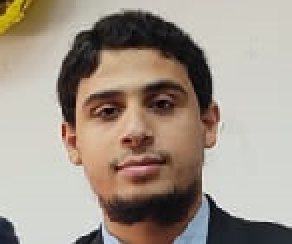
#> input picture Phase-3/test.jpeg, 146 x 122 px (shown 2 times larger)
$ jupyter execute --allow-errors LDP.ipynb
#> lines starting #> are read from the running program, lines starting #| are printed output that depends on the picture; after the words box and inside, x2 and y2 are one past the last pixel; in counts of white or black regions, pixels touching at a corner belong together
[cell 1]
import cv2
import numpy as np
from scipy import ndimage
from matplotlib import pyplot as plt
photo = cv2.imread("test.jpeg")
#> photo is the input picture: shape (122, 146, 3); mean B, G, R 137.9, 149.9, 161.9
# converting image to grayscale
gray_scale = cv2.cvtColor(photo, cv2.COLOR_BGR2GRAY)
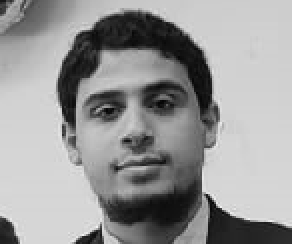
#> gray_scale: shape (122, 146) (shown 2 times larger); min 3, max 245, mean 152.2

[cell 2]
def LDP_1st(I):
    # LDP_1st returns 1st-order derivation on 4 directions: 0, 45, 90 and 135 degree
    # I: the grayscaled image

    h = I.shape[0]  # height of the image
    w = I.shape[1]  # width of the image

    # filter for horizontal direction (0 degree)
    h1 = np.array([[0, 0, 0], [0, 1, -1], [0, 0, 0]])
    # filter for diagonal direction (45 degree)
    h2 = np.array([[0, 0, -1], [0, 1, 0], [0, 0, 0]])
    # filter for vertical direction (90 degree)
    h3 = np.array([[0, -1, 0], [0, 1, 0], [0, 0, 0]])
    # filter for diagonal direction (135 degree)
    h4 = np.array([[-1, 0, 0], [0, 1, 0], [0, 0, 0]])

    F = np.hstack([ndimage.convolve(I, h1), ndimage.convolve(I, h2), ndimage.convolve(
        I, h3), ndimage.convolve(I, h4)])  # concatenate the filtered images horizontally

    return F

[cell 3]
def LDP_2nd(I):
    # LDP_2nd returns the second-order derivation on 4 directions: 0, 45, 90 and 135 degrees
    # I: the grayscaled image

    h = I.shape[0]  # height of the image
    w = I.shape[1]  # width of the image

    # filter for horizontal direction
    h1 = np.array([[0, 0, 0], [0, 1, -1], [0, 0, 0]])
    # filter for diagonal direction (450 degree)
    h2 = np.array([[0, 0, -1], [0, 1, 0], [0, 0, 0]])
    # filter for vertical direction
    h3 = np.array([[0, - 1, 0], [0, 1, 0], [0, 0, 0]])
    # filter for diagonal direction (135 degree)
    h4 = np.array([[-1, 0, 0], [0, 1, 0], [0, 0, 0]])

    F_11st = LDP_1st(I)

    # concatenate the filtered images horizontally
    F = np.hstack([ndimage.convolve(F_11st[:, 1:w], h1), ndimage.convolve(F_11st[:, w+1:2*w], h2),
                  ndimage.convolve(F_11st[:, 2*w+1:3*w], h3), ndimage.convolve(F_11st[:, 3*w+1:4*w], h4)])

    return F

[cell 4]
def LDP_2nd_hist(I):
    # LDP_2nd_hist returns the unscaled histogram containing 2^8 bins of the input image
    # I: the grayscaled image

    h = I.shape[0]  # height of the image
    w = I.shape[1]  # width of the image

    hist = np.zeros(1024)  # 256 bins for each angle

    # F = LDP_2nd(I)
    F = LDP_1st(I)

    F = F > 0

    # binary pattern for each pixel
    bin_pattern = np.array([[1, 2, 4], [128, 0, 8], [64, 32, 16]])

    for k in range(4):  # alpha = 0, 45, 90, 135
        for i in range(1, h-1):  # ignore the borders
            for j in range(1, w-1):  # ignore the borders
                blk_j = k*w + j

                pattern = (F[i-1:i+2, (blk_j-1):(blk_j+2)] - F[i][blk_j]) != 0

                pattern = np.sum(pattern * bin_pattern)  # 0 <= pattern <=255

                index = k*256 + pattern
                hist[index] += 1

    return hist

#> (a cell that did not finish here is left out)

#> in LDP_1st, `F = np.hstack([ndimage.convolve(I, h1), ndimage.convolve(I, h2), ndima..`:
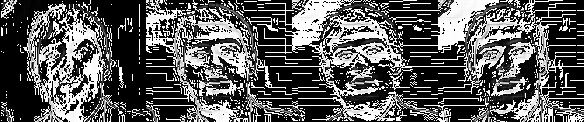
#> F: shape (122, 584); min 0, max 255, mean 91.3
#> in LDP_2nd_hist, `F = F > 0`:
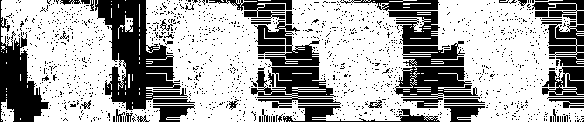
#> F: shape (122, 584) bool; 65.9% white; 1386 black regions (1336 under 20 px), largest, box (x1, y1, x2, y2) and area: (95, 0, 195, 110) 4927, (0, 0, 49, 122) 2518, (394, 67, 478, 108) 1901
#> after the loop in LDP_2nd_hist, `for k in range(4):`: hist = 1024 values from 0 to 0
